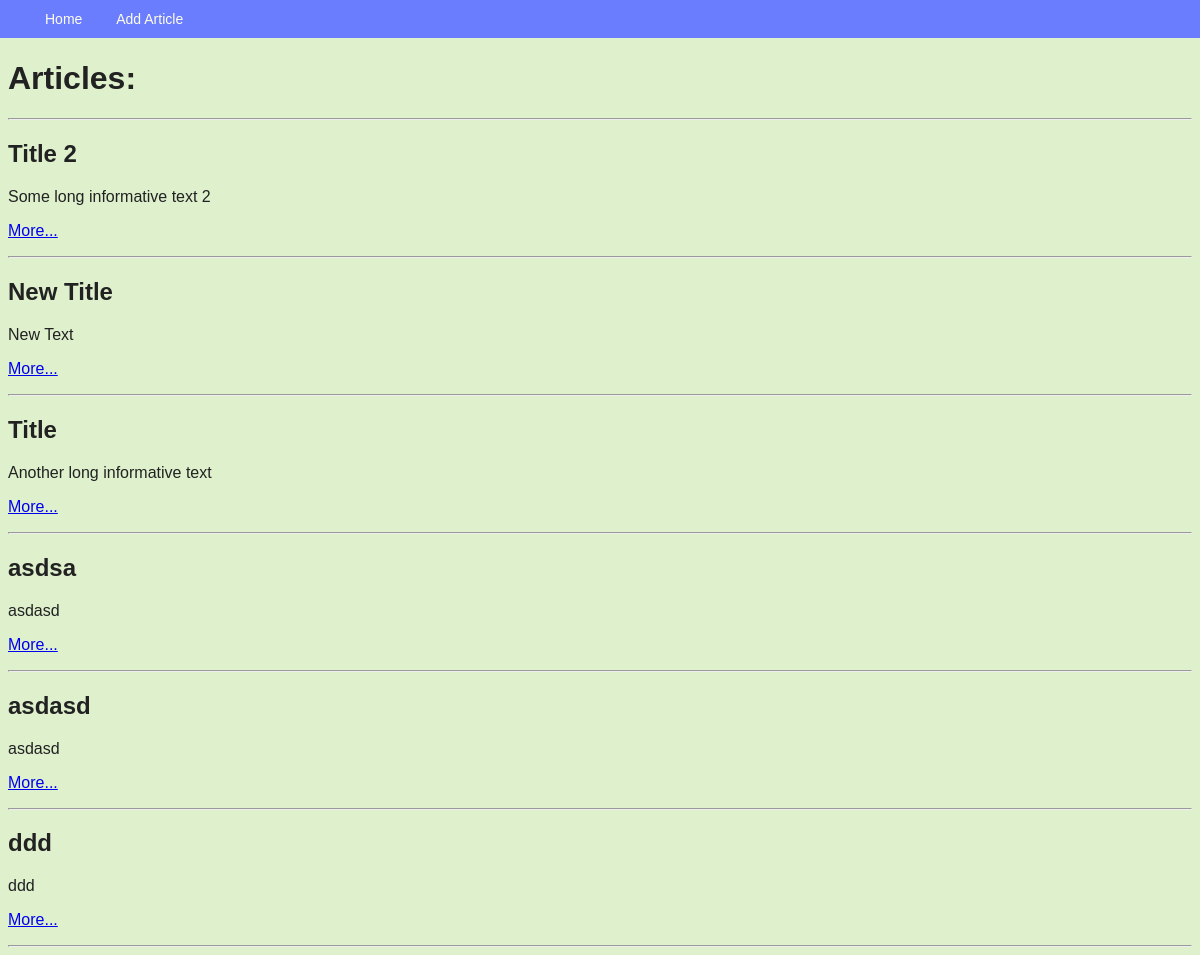
The page / on the database its author committed.
### webapp/models.py (models this page shows, shortened)
class Article(models.Model):
    class StatusChoices(models.TextChoices):
        active = 'active','Активна'
        in_progres = 'in_progress', 'В процессе обработки'
        inactive ='inactive',  'Неактивна'
    title = models.CharField(max_length=200, null=False, blank=False,verbose_name='Заголовок')
    text = models.TextField(max_length=3000, null=False, blank=False,verbose_name='Текст')
    author = models.CharField(max_length=40, null=False, blank=False,default='Unknown',verbose_name='Автор')
    status = models.CharField(max_length=50, choices= StatusChoices.choices)
    created_at = models.DateTimeField(auto_now_add=True, verbose_name='Время создания')
    updated_at = models.DateTimeField(auto_now=True, verbose_name='Время изменения')

### webapp/views.py (the view)
# urls.py: path('', index_view, name='index'),
def index_view(request):
    articles = Article.objects.all()
    return render(request,'index.html', context = {'articles': articles})

### webapp/templates/index.html (shortened to what this page needs)
{% extends 'base.html' %}
{% block menu %}
    <li><a href="{% url 'article_add' %}">Add Article</a></li>
{% endblock %}
{% block content %}
    <h1>Articles: </h1>
    <hr/>
    {% for article in articles %}
        <h2>{{ article.title }}</h2>
        <div>{{ article.text }}</div>
        <p><a href="{% url 'article_view' article.pk %}">More...</a></p>
        <hr/>
    {% endfor %}
{% endblock %}

### webapp/templates/base.html (shortened to what this page needs)
{% load static %}
<!DOCTYPE html>
<html lang="en">
<head>
    <link rel="stylesheet" href="{% static 'css/style.css' %}">
</head>
<body>
<nav class="navbar">
    <div class="container">
        <ul class="menu">
            <li><a href="{% url 'index' %}">Home</a></li>
            {% block menu %} {% endblock %}
        </ul>
    </div>
</nav>
<div class="container">
    {%block content %} {% endblock %}
</div>
</body>
</html>

### webapp/static/css/style.css (style rules this page uses)
body { font-family: Arial, sans-serif; background: rgb(222, 240, 204); color: #222222; margin-top : 60px; }
.navbar { display: block; background: #6a7dff; position: fixed; top: 0; right: 0; left: 0; font-size: 0; box-sizing: border-box; padding: 7px 30px; }
.menu { font-size: 14px; line-height: 1; padding: 0; margin:0 ; display: inline-block; color: #fffee8; }
.menu li { display: inline-block; }
.menu a { display: inline-block; text-decoration: none; color: inherit; padding: 5px 15px; }

### rows shown on the page
Article: title "Title 2", text "Some long informative text 2"
Article: title "New Title", text "New Text"
Article: title "Title", text "Another long informative text"
Article: title "asdsa", text "asdasd"
Article: title "asdasd", text "asdasd"
Article: title "ddd", text "ddd"
